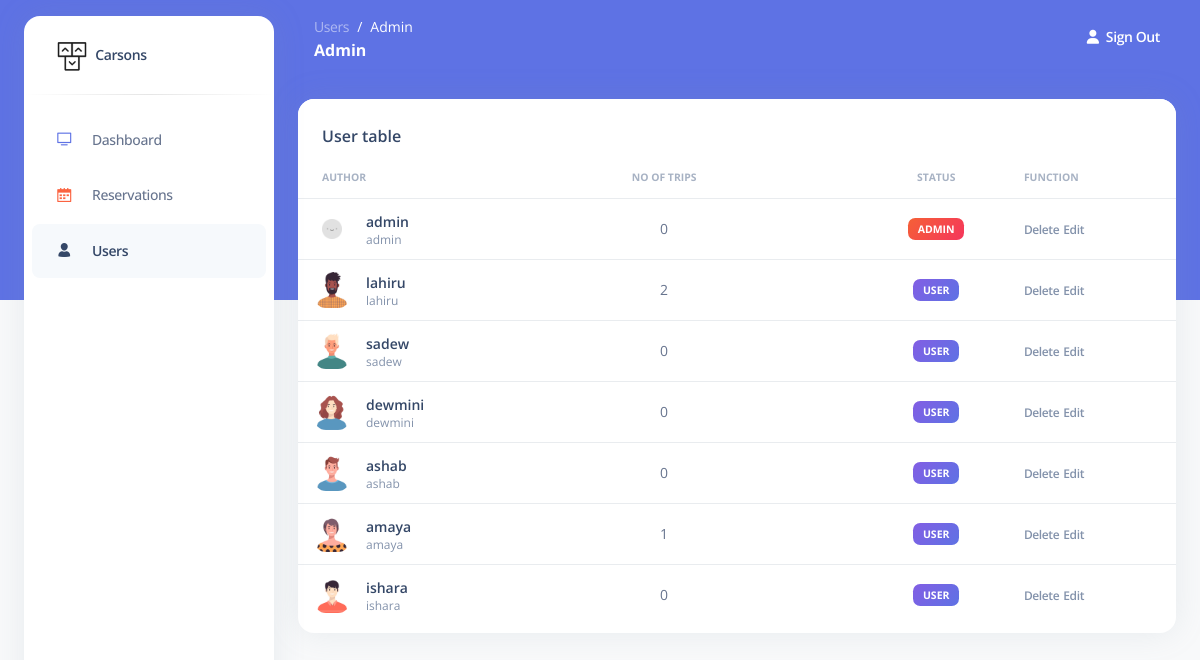
The page /admin/users.php (signed in) on the database its author committed.
### tables this page shows
CREATE TABLE `users` (
  `UserID` int(11) NOT NULL,
  `UserName` varchar(50) NOT NULL,
  `Password` varchar(255) NOT NULL,
  `UserType` enum('user','admin') NOT NULL DEFAULT 'user',
  `Avatar` varchar(255) NOT NULL DEFAULT '../assets/img/default.png'
);

### admin/users.php (the view, shortened to what this page needs)
<?php
require_once '../config/dbconnect.php';
$sql = "SELECT * FROM users";
$result = mysqli_query($conn, $sql);
?>
<!DOCTYPE html>
<html lang="en">
<head>
  <link href="./assets/css/nucleo-icons.css" rel="stylesheet" />
  <link href="./assets/css/nucleo-svg.css" rel="stylesheet" />
  <link href="./assets/css/nucleo-svg.css" rel="stylesheet" />
  <link id="pagestyle" href="./assets/css/argon-dashboard.css?v=2.0.4" rel="stylesheet" />
</head>
<body class="g-sidenav-show   bg-gray-100">
  <aside class="sidenav bg-white navbar navbar-vertical navbar-expand-xs border-0 border-radius-xl my-3 fixed-start ms-4 " id="sidenav-main">
    <div class="sidenav-header">
      <a class="navbar-brand m-0" target="_blank">
        <img src="./assets/img/logo-ct-dark.png" class="navbar-brand-img h-100" alt="main_logo">
        <span class="ms-1 font-weight-bold">Carsons</span>
      </a>
    </div>
    <hr class="horizontal dark mt-0">
    <div class="collapse navbar-collapse  w-auto " id="sidenav-collapse-main">
      <ul class="navbar-nav">
        <li class="nav-item">
          <a class="nav-link" href="./dashboard.php">
            <div class="icon icon-shape icon-sm border-radius-md text-center me-2 d-flex align-items-center justify-content-center">
              <i class="ni ni-tv-2 text-primary text-sm opacity-10"></i>
            </div>
            <span class="nav-link-text ms-1">Dashboard</span>
          </a>
        </li>
        <li class="nav-item">
          <a class="nav-link " href="./reserv.php">
            <div class="icon icon-shape icon-sm border-radius-md text-center me-2 d-flex align-items-center justify-content-center">
              <i class="ni ni-calendar-grid-58 text-warning text-sm opacity-10"></i>
            </div>
            <span class="nav-link-text ms-1">Reservations</span>
          </a>
        </li>
        <li class="nav-item">
          <a class="nav-link active" href="./users.php">
            <div class="icon icon-shape icon-sm border-radius-md text-center me-2 d-flex align-items-center justify-content-center">
              <i class="ni ni-single-02 text-dark text-sm opacity-10"></i>
            </div>
            <span class="nav-link-text ms-1">Users</span>
          </a>
        </li>
      </ul>
    </div>
  </aside>
  <main class="main-content position-relative border-radius-lg ">
    <nav class="navbar navbar-main navbar-expand-lg px-0 mx-4 shadow-none border-radius-xl " id="navbarBlur" data-scroll="false">
      <div class="container-fluid py-1 px-3">
        <nav aria-label="breadcrumb">
          <ol class="breadcrumb bg-transparent mb-0 pb-0 pt-1 px-0 me-sm-6 me-5">
            <li class="breadcrumb-item text-sm"><a class="opacity-5 text-white" href="javascript:;">Users</a></li>
            <li class="breadcrumb-item text-sm text-white active" aria-current="page">Admin</li>
          </ol>
          <h6 class="font-weight-bolder text-white mb-0">Admin</h6>
        </nav>
        <div class="collapse navbar-collapse mt-sm-0 mt-2 me-md-0 me-sm-4" id="navbar">
          <ul class="navbar-nav  justify-content-end">
            <li class="nav-item d-flex align-items-center">
              <a href="../auth/logout.php" class="nav-link text-white font-weight-bold px-0">
                <i class="fa fa-user me-sm-1"></i>
                <span class="d-sm-inline d-none">Sign Out</span>
              </a>
            </li>
          </ul>
        </div>
      </div>
    </nav>
    <div class="container-fluid py-4">
      <div class="row">
        <div class="col-12">
          <div class="card mb-4">
            <div class="card-header pb-0">
              <h6>User table</h6>
            </div>
            <div class="card-body px-0 pt-0 pb-2">
              <div class="table-responsive p-0">
                <table class="table align-items-center mb-0">
                  <thead>
                    <tr>
                      <th class="text-uppercase text-secondary text-xxs font-weight-bolder opacity-7">Author</th>
                      <th class="text-center text-uppercase text-secondary text-xxs font-weight-bolder opacity-7">
                        No of Trips</th>
                      <th class="text-secondary opacity-7"></th>
                      <th class="text-center text-uppercase text-secondary text-xxs font-weight-bolder opacity-7">Status
                      </th>
                      <th class="text-uppercase text-secondary text-xxs font-weight-bolder opacity-7 ps-2">Function</th>
                    </tr>
                  </thead>
                  <tbody>
                    <?php
                    while ($row = mysqli_fetch_assoc($result)) {
                      echo "<tr>";
                      echo "<td>";
                      echo "<div class='d-flex px-2 py-1'>";
                      echo "<div>";
                      echo "<img src='" . $row["Avatar"] . "' class='avatar avatar-sm me-3'>";
                      echo "</div>";
                      echo "<div class='d-flex flex-column justify-content-center'>";
                      echo "<h6 class='mb-0 text-sm'>" . $row["UserName"] . "</h6>";
                      echo "<p class='text-xs text-secondary mb-0'>" . $row["UserName"] . "</p>";
                      echo "</div>";
                      echo "</div>";
                      echo "</td>";
                      $userid = $row["UserID"];
                      $sql1 = "SELECT reservations.PickupDate, reservations.TotalPrice, reservations.Status, reservations.ReservationID, cars.ViewCar, cars.Make, cars.Model\n"
                        . "FROM reservations\n"
                        . "INNER JOIN cars ON reservations.carID = cars.carID\n"
                        . "WHERE reservations.UserID = $userid;";
                      $result1 = mysqli_query($conn, $sql1);
                      $numrows = mysqli_num_rows($result1);
                      echo "<td class='align-middle text-center text-sm'>" . $numrows . "</td>";
                      echo "<td class='align-middle text-center text-sm'></td>";
                      if ($row["UserType"] == "admin") {
                        $color = "danger";
                      } else {
                        $color = "primary";
                      };
                      echo "<td class='align-middle text-center text-sm'><span class='badge badge-sm bg-gradient-" . $color . "'>" . $row["UserType"] . "</span></td>";
                      echo "<td class='align-middle'>";
                      echo "<a class='text-secondary font-weight-bold text-xs' href='?delete_id=" . $row["UserID"] . "'>Delete</a>";
                      echo "<a class='text-secondary font-weight-bold text-xs' href='javascript:showEditForm(" . $row["UserID"] . ", \"" . $row["UserName"] . "\", \"" . $row["UserType"] . "\")'>Edit</a>";
                      echo "</td>";
                      echo "</tr>";
                    }
                    ?>
                  </tbody>
                </table>
              </div>
            </div>
          </div>
        </div>
      </div>
    </div>
  </main>
</body>
</html>

### admin/assets/css/nucleo-svg.css (style rules this page uses)
.icon { display: inline-block; color: #111111; height: 1em; width: 1em; }
.icon-sm { height: 0.8em; width: 0.8em; }
.icon { fill: currentColor; stroke: none; }

### rows shown on the page
users: Avatar (placeholder picture), UserName "admin", numrows "0", UserType "ADMIN"
users: Avatar (picture), UserName "lahiru", numrows "2", UserType "USER"
users: Avatar (picture), UserName "sadew", numrows "0", UserType "USER"
users: Avatar (picture), UserName "dewmini", numrows "0", UserType "USER"
users: Avatar (picture), UserName "ashab", numrows "0", UserType "USER"
users: Avatar (picture), UserName "amaya", numrows "1", UserType "USER"
users: Avatar (picture), UserName "ishara", numrows "0", UserType "USER"
